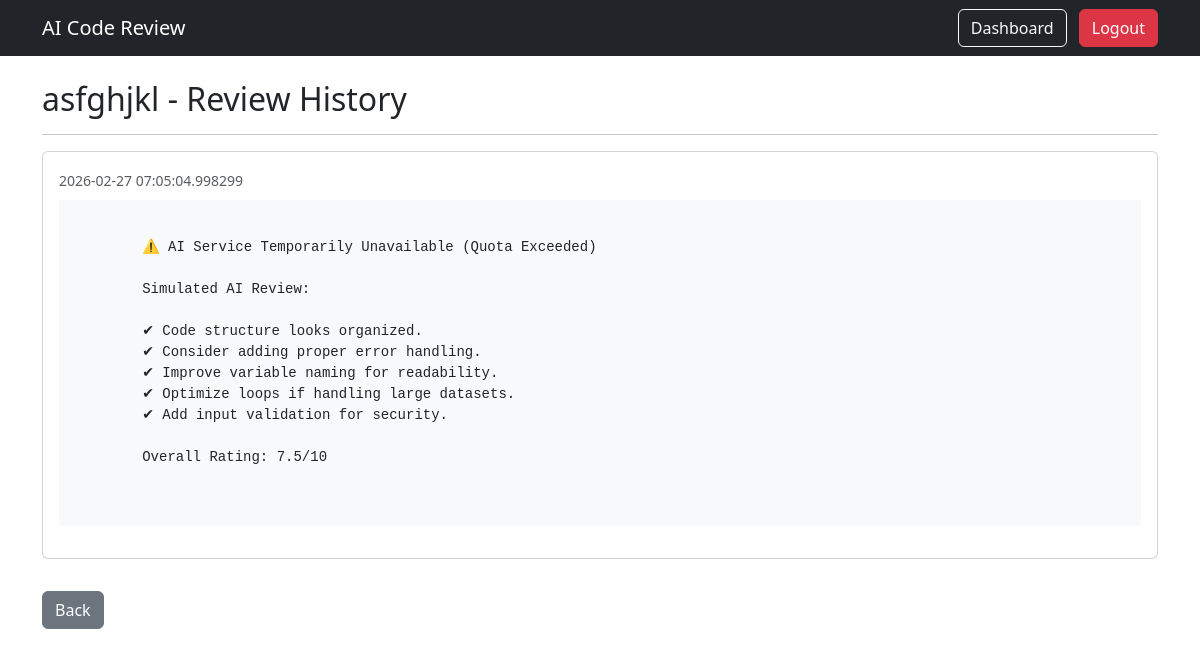
Screenshot of /reviews/1 (signed in) with the database file from the repository.
### models.py (models this page shows)
class CodeSnippet(db.Model):
    id = db.Column(db.Integer, primary_key=True)
    title = db.Column(db.String(150), nullable=False)
    language = db.Column(db.String(50), nullable=False)
    code = db.Column(db.Text, nullable=False)
    created_at = db.Column(db.DateTime, default=datetime.utcnow)
    user_id = db.Column(db.Integer, db.ForeignKey('user.id'))

class Review(db.Model):
    id = db.Column(db.Integer, primary_key=True)
    feedback = db.Column(db.Text, nullable=False)
    rating = db.Column(db.Float)   # NEW
    created_at = db.Column(db.DateTime, default=datetime.utcnow)
    snippet_id = db.Column(db.Integer, db.ForeignKey('code_snippet.id'))

### app.py (the view)
@app.route("/reviews/<int:snippet_id>")
@login_required
def view_reviews(snippet_id):
    snippet = CodeSnippet.query.get_or_404(snippet_id)
    if snippet.user_id != current_user.id:
        flash("Unauthorized action!", "danger")
        return redirect(url_for("dashboard"))
    reviews = Review.query.filter_by(
        snippet_id=snippet.id
    ).order_by(Review.created_at.desc()).all()
    return render_template("review_history.html",
                           snippet=snippet,
                           reviews=reviews)

### app.py (called while the page is built)
@login_manager.user_loader
def load_user(user_id):
    return User.query.get(int(user_id))

### templates/review_history.html
{% extends "base.html" %}
{% block content %}
<h2>{{ snippet.title }} - Review History</h2>
<hr>
{% if reviews %}
    {% for review in reviews %}
        <div class="card mb-3">
            <div class="card-body">
                <small class="text-muted">
                    {{ review.created_at }}
                </small>
                <pre class="bg-light p-3 mt-2">
{{ review.feedback }}
                </pre>
            </div>
        </div>
    {% endfor %}
{% else %}
    <p>No reviews yet.</p>
{% endif %}
<a href="{{ url_for('dashboard') }}" class="btn btn-secondary mt-3">
    Back
</a>
{% endblock %}

### rows the page displays
CodeSnippet: title "asfghjkl"
Review: created_at "2026-02-27 07:05:04.998299", feedback "⚠️ AI Service Temporarily Unavailable (Quota Exceeded) Simulated AI Review: ✔ Code structure looks organized. ✔ Consider adding proper error handling. ✔ Improve variable naming for readability. ✔ Optimize loops if handling large datasets. ✔ Add input validation for security. Overall Rating: 7.5/10"
